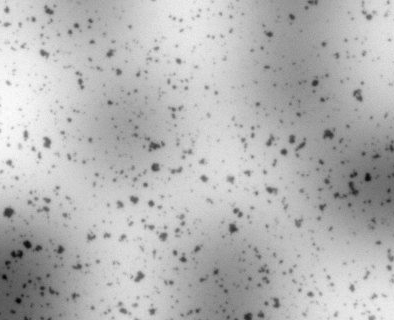
#> input picture ass1/Particles.png, 394 x 320 px
$ python assign_1.py   (older library calls are emulated)
#> lines starting #> are read from the running program, lines starting #| are printed output that depends on the picture
# Written by Haowei Lou
# z5258575
# 05 June 2020
import cv2
import numpy as np

Cells = 'Cells.png'
Particles = 'Particles.png'

# Load image path and find the height and width of the image
Image_path = Particles
Image = cv2.imread(Image_path,0)
#> Image is the input picture: shape (320, 394); min 0, max 255, mean 181.3
I = Image.shape
#> I = (320, 394)
height = I[0]
#> height = 320
width = I[1]
#> width = 394

# Enter the value of n
print('Pless enter the value of N: ',end='')
N = int(input())
#> the answer given: 3

# Function that find the maximum value in neighbours
def maxfilter(row,col):
    start = [row-N//2,col-N//2]

    start[0] = max(0,start[0])
    start[1] = max(0,start[1])
    if start[0] > height - N:
        start[0] = height - N
    if start[1]  > width - N:
        start[1] = width - N

    output = 0
    for i in range(0,N):
        for j in range(0,N):
            output = max(Image[start[0]+i][start[1]+j],output)
    return output

# Function that find the minimum value in neighbours
def minfilter(A,row,col):
    start = [row-N//2,col-N//2]

    start[0] = max(0,start[0])
    start[1] = max(0,start[1])
    if start[0] > height - N:
        start[0] = height - N
    if start[1]  > width - N:
        start[1] = width - N

    output = 255
    for i in range(0,N):
        for j in range(0,N):
            output = min(A[start[0]+i][start[1]+j],output)
    return output

A = np.zeros(I,dtype=np.int)
for i in range(height):
    for j in range(width):
        A[i][j] = maxfilter(i,j)
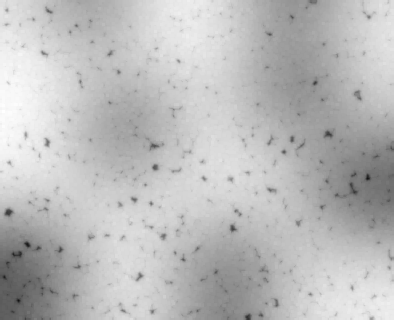
#> A: shape (320, 394) int64; min 18, max 255, mean 187.7

B = np.zeros(I,dtype=np.int)
for i in range(height):
    for j in range(width):
        B[i][j] = minfilter(A,i,j)

O = np.zeros(I,dtype=np.int)
for i in range(height):
    for j in range(width):
        O[i][j] = Image[i][j] - B[i][j] + 255
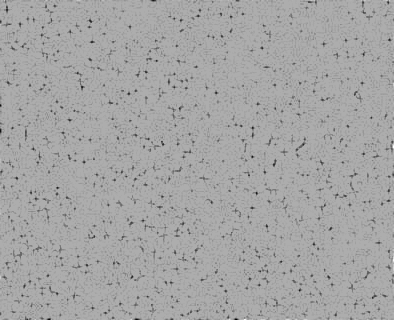
#> O: shape (320, 394) int64; min 200, max 281, mean 252.7; drawn with min black and max white


cv2.imwrite("A.png",A)
cv2.imwrite("B.png",B)
cv2.imwrite("O.png",O)
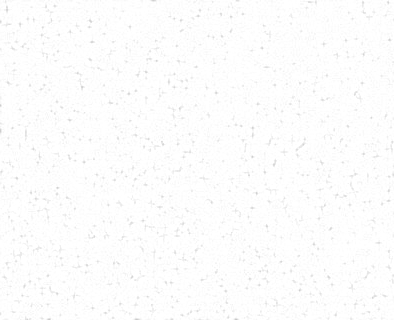
#> saved as O.png: shape (320, 394); min 200, max 255, mean 252.7
